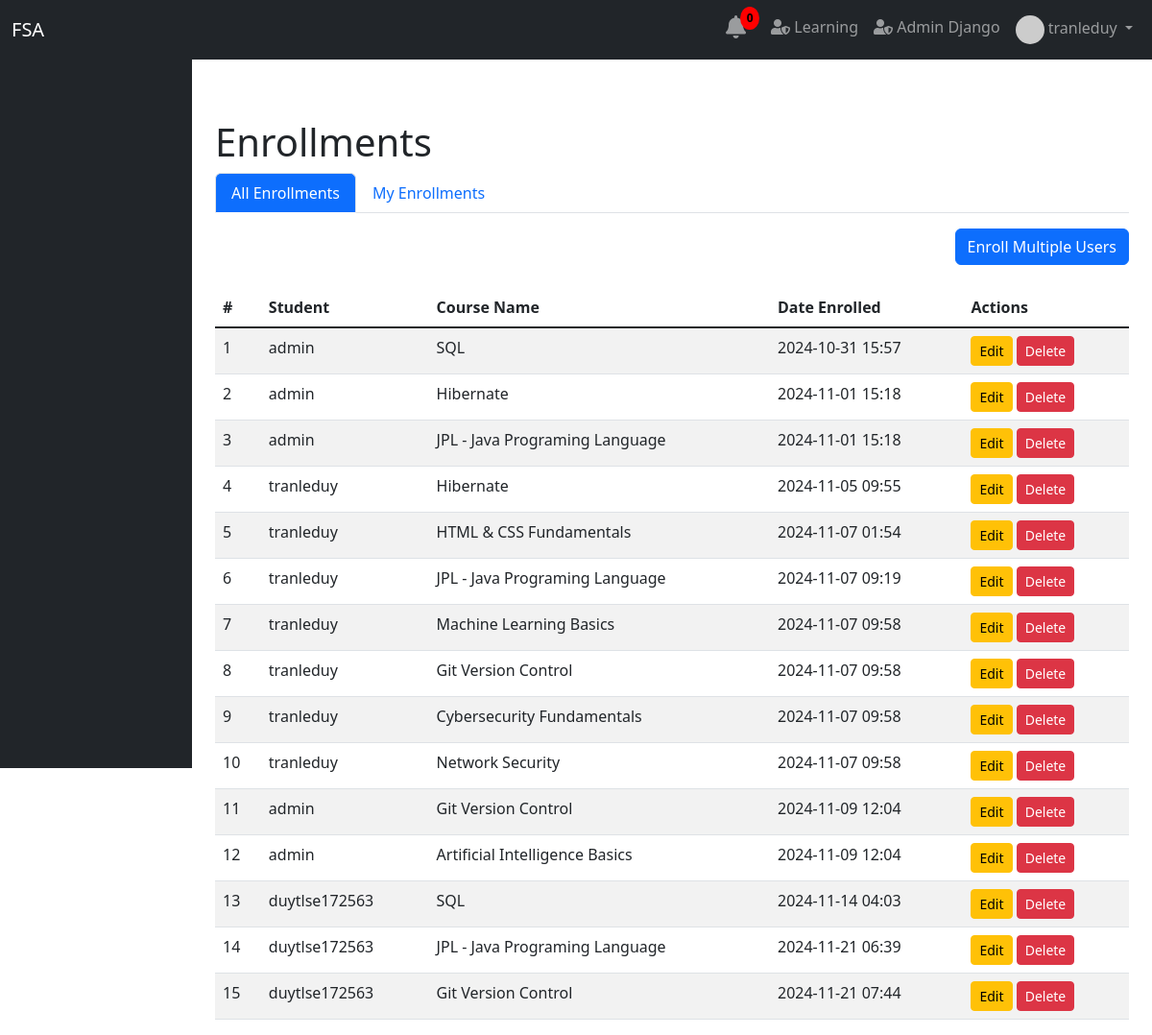
Page /group_enrollment/admin/enrollments/ (signed in) on the earlier database version.
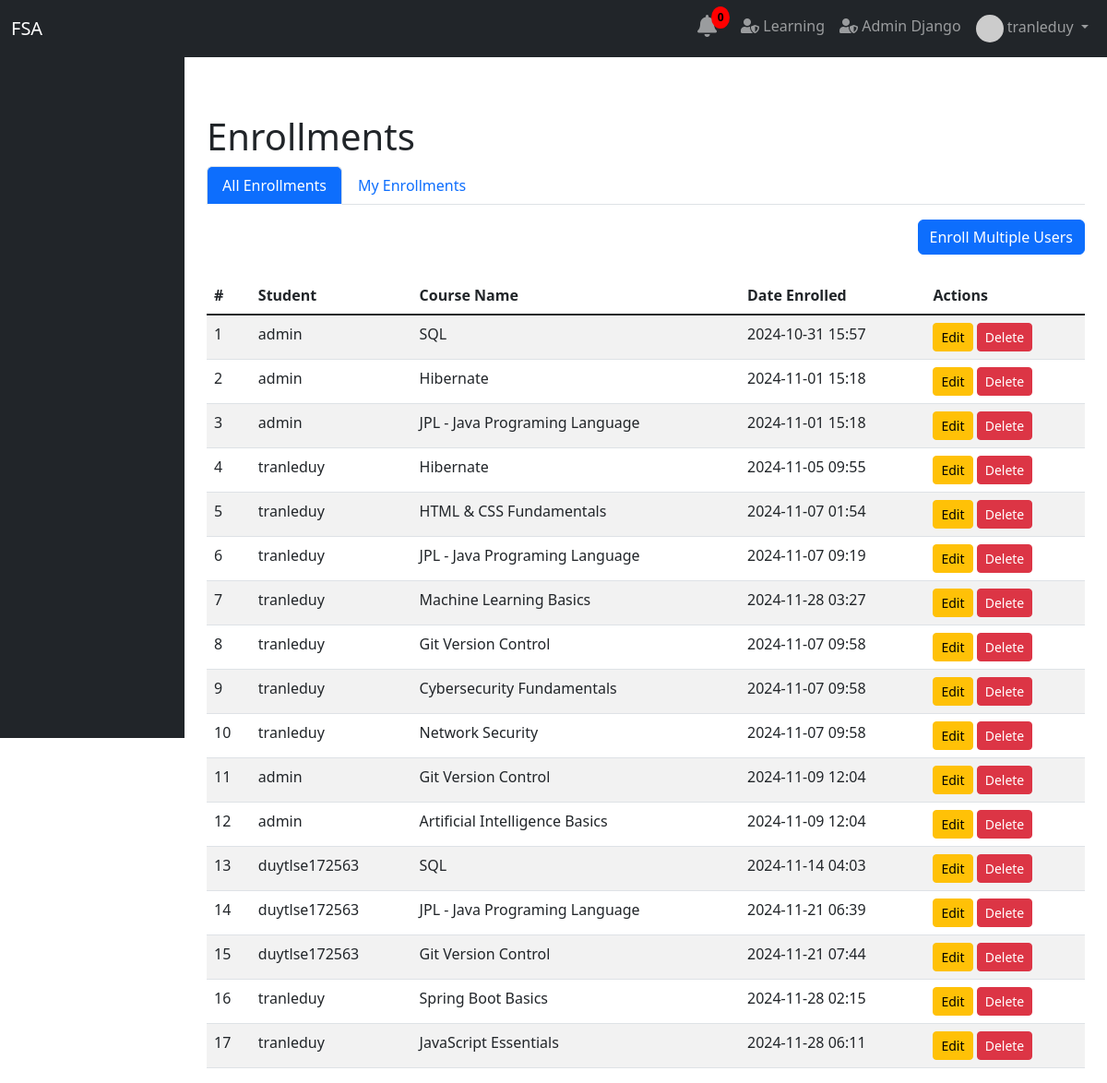
Same page on the later database version.
### user/models.py (models this page shows)
class User(AbstractUser):
    date_joined = models.DateTimeField(auto_now_add=True)
    training_programs = models.ManyToManyField(TrainingProgram, blank=True)
    modules = models.ManyToManyField(Module, related_name='assigned_users', blank=True)
    groups = models.ManyToManyField(
        Group,
        blank=True,
        help_text='The groups this user belongs to.',
        verbose_name='groups',
        related_name='custom_user_groups',
    )
    user_permissions = models.ManyToManyField(
        Permission,
        blank=True,
        help_text='Specific permissions for this user.',
        verbose_name='user permissions',
        related_name='custom_user_permissions',
    )

### course/models.py (models this page shows, shortened)
class Enrollment(models.Model):
    student = models.ForeignKey(settings.AUTH_USER_MODEL, on_delete=models.CASCADE, related_name='enrollments')
    course = models.ForeignKey(Course, on_delete=models.CASCADE, related_name='enrollments')
    date_enrolled = models.DateTimeField(auto_now_add=True)
    date_unenrolled = models.DateTimeField(null=True, blank=True)
    is_active = models.BooleanField(default=True)
    class Meta:
        unique_together = ('student', 'course')

class Course(models.Model):
    course_name = models.CharField(max_length=255, unique=True)
    course_code = models.CharField(max_length=20, unique=True, blank=True, null=True)
    description = models.TextField(blank=True, null=True)
    creator = models.ForeignKey(settings.AUTH_USER_MODEL, on_delete=models.SET_NULL, null=True, blank=True, related_name='created_courses')
    instructor = models.ForeignKey(settings.AUTH_USER_MODEL, on_delete=models.SET_NULL, null=True, blank=True, related_name='taught_courses')
    published = models.BooleanField(default=False)
    prerequisites = models.ManyToManyField('self', symmetrical=False, blank=True, related_name='is_prerequisite_for')
    tags = models.ManyToManyField('Tag', blank=True, related_name='courses')
    image = models.ImageField(upload_to='course_images/', null=True, blank=True)
    price = models.FloatField(default=0)  # Thêm giá trị mặc định nếu cần
    discount = models.FloatField(default=0)

### group_enrollment/views.py (the view)
# urls.py: path('admin/enrollments/', views.enrollment_list_admin, name='admin_enrollment_list'),
@user_passes_test(lambda u: u.is_superuser)  # Restrict access to superusers only
def enrollment_list_admin(request):
    enrollments = Enrollment.objects.filter(student=request.user)
    all_enrollments = Enrollment.objects.all()  # Fetch all enrollments for admin view
    return render(request, 'enrollment/admin_enroll_list.html', {
        'enrollments': enrollments,
        'all_enrollments': all_enrollments,
    })

### group_enrollment/templates/enrollment/admin_enroll_list.html (shortened to what this page needs)
{% extends 'base.html' %}
{% block content %}
<link href="https://maxcdn.bootstrapcdn.com/bootstrap/5.1.3/css/bootstrap.min.css" rel="stylesheet">
<div class="container mt-5">
    <h1>Enrollments</h1>
    <ul class="nav nav-tabs" id="enrollmentTabs" role="tablist">
        <li class="nav-item" role="presentation">
            <a class="nav-link active" id="all-enrollments-tab" data-bs-toggle="tab" href="#all-enrollments" role="tab" aria-controls="all-enrollments" aria-selected="false">All Enrollments</a>
        </li>
        <li class="nav-item" role="presentation">
            <a class="nav-link " id="personal-enrollments-tab" data-bs-toggle="tab" href="#personal-enrollments" role="tab" aria-controls="personal-enrollments" aria-selected="true">My Enrollments</a>
        </li>
    </ul>
    <div class="tab-content mt-3" id="enrollmentTabsContent">
        <div class="tab-pane active" id="all-enrollments" role="tabpanel" aria-labelledby="all-enrollments-tab">
            <div class="d-flex justify-content-end mt-3">
                <a href="{% url 'group_enrollment:admin_enroll_users' %}" class="btn btn-primary">Enroll Multiple Users</a>
            </div>
            {% if all_enrollments %}
                <table class="table table-striped mt-4">
                    <thead>
                        <tr>
                            <th>#</th>
                            <th>Student</th>
                            <th>Course Name</th>
                            <th>Date Enrolled</th>
                            <th>Actions</th>
                        </tr>
                    </thead>
                    <tbody>
                        {% for enrollment in all_enrollments %}
                            <tr>
                                <td>{{ forloop.counter }}</td>
                                <td>{{ enrollment.student.username }}</td>
                                <td>{{ enrollment.course.course_name }}</td>
                                <td>{{ enrollment.date_enrolled|date:"Y-m-d H:i" }}</td>
                                <td>
                                    <a href="{% url 'group_enrollment:edit_enrollment' enrollment.id %}" class="btn btn-warning btn-sm">Edit</a>
                                    <form action="{% url 'group_enrollment:delete_enrollment' enrollment.id %}" method="POST" style="display:inline;">
                                        <button type="submit" class="btn btn-danger btn-sm" onclick="return confirm('Are you sure you want to delete this enrollment?');">Delete</button>
                                    </form>
                                </td>
                            </tr>
                        {% endfor %}
                    </tbody>
                </table>
            {% else %}
                <div class="alert alert-info">No enrollments available.</div>
            {% endif %}
        </div>
    </div>
</div>
{% endblock %}

### main/templates/base.html (shortened to what this page needs)
<!DOCTYPE html>
<html lang="en">
<head>
</head>
<body>
    <div>
        {% if user.is_authenticated %}
            {% if request.user.is_superuser and request.session.temporary_role == 'Student' %}
                {% include "student_navbar.html" %}
            {% elif request.user.is_superuser %}
                {% include "admin_sidebar.html" %}
            {% else %}
                {% if request.user.profile.role.role_name == 'Student' %}
                    {% include "student_navbar.html" %}
                {% else %}
                    {% include "admin_sidebar.html" %}
                {% endif %}
            {% endif %}
        {% endif %}
        <div class="main-content flex-grow-1 mt-5 "  style="margin-left: 16.67%;">
            <div class="container mt-1 pt-1">
                {% block content %}{% endblock %}
            </div>
        </div>
    </div>
</body>
<link rel="stylesheet" href="https://cdnjs.cloudflare.com/ajax/libs/font-awesome/5.15.4/css/all.min.css">
<link href="https://cdn.jsdelivr.net/npm/bootstrap@5.3.0-alpha1/dist/css/bootstrap.min.css" rel="stylesheet">
</html>

### main/templates/admin_sidebar.html (shortened to what this page needs)
<!DOCTYPE html>
<html lang="en">
<head>
    <link href="https://cdn.jsdelivr.net/npm/bootstrap@5.3.0-alpha1/dist/css/bootstrap.min.css" rel="stylesheet">
    <link rel="stylesheet" href="https://cdnjs.cloudflare.com/ajax/libs/font-awesome/5.15.4/css/all.min.css">
</head>
<body>
    <nav class="navbar navbar-expand-lg navbar-dark bg-dark fixed-top">
        <div class="container-fluid">
            <a class="navbar-brand" href="{% url 'main:home' %}">FSA</a>
            <div class="collapse navbar-collapse" id="navbarNav">
                <ul class="navbar-nav ms-auto">
                    {% if request.user.is_authenticated %}
                        {% include 'notification_bell.html' %}
                        <li class="nav-item">
                            <a class="nav-link" href="{% url 'student_portal:course_list' %}">
                                <i class="fas fa-user-shield"></i> Learning
                            </a>
                        </li>
                        <li class="nav-item">
                            <a class="nav-link" href="{% url 'admin:index' %}" target="_blank">
                                <i class="fas fa-user-shield"></i> Admin Django
                            </a>
                        </li>
                        <li class="nav-item dropdown">
                            <a class="nav-link dropdown-toggle" href="#" id="userDropdown" role="button" data-bs-toggle="dropdown" aria-expanded="false">
                                {% if request.user.profile.profile_picture_url %}
                                    <img src="{{ request.user.profile.profile_picture_url }}" alt="Profile Picture" class="rounded-circle" width="30" height="30">
                                {% endif %}
                                {{ request.user.get_full_name|default:request.user.username }}
                            </a>
                        </li>
                    {% else %}
                        <li class="nav-item"><a class="nav-link" href="{% url 'main:register_email' %}">Register</a></li>
                        <li class="nav-item"><a class="nav-link" href="{% url 'main:login' %}">Login</a></li>
                    {% endif %}
                </ul>
            </div>
        </div>
    </nav>
    <div class="container-fluid">
        <div class="row">
            <nav id="sidebar" class="col-md-3 col-lg-2 bg-dark pt-3 vh-100 d-flex flex-column position-fixed" style="height: 100vh; overflow-y: auto;">
            </nav>
        </div>
    </div>
</body>
</html>

### progress_notification/templates/notification_bell.html (shortened to what this page needs)
{% load static %}
<a class="nav-link notification-btn" href="javascript:void(0);" style="position: relative;">
    <i class="fas fa-bell" style="font-size: 24px; margin-right: 10px;"></i>
    <span class="notification-count"
          style="position: absolute; top: -1px; right: 4px; background-color: red; color: #000; border-radius: 50%; padding: 3px; font-size: 12px; font-weight: bold; min-width: 20px; text-align: center; display: inline-block;">
        0
    </span>
</a>

### main/templates/admin_sidebar.html (style rules this page uses)
.nav-link.active { color: #ffffff !important; background-color: #0d6efd !important; }

Differences in the rows shown:
changed Enrollment "Machine Learning Basics": date_enrolled "2024-11-07 09:58" → "2024-11-28 03:27"
added Enrollment: student.username "tranleduy", course.course_name "Spring Boot Basics", date_enrolled "2024-11-28 02:15"
added Enrollment: student.username "tranleduy", course.course_name "JavaScript Essentials", date_enrolled "2024-11-28 06:11"
